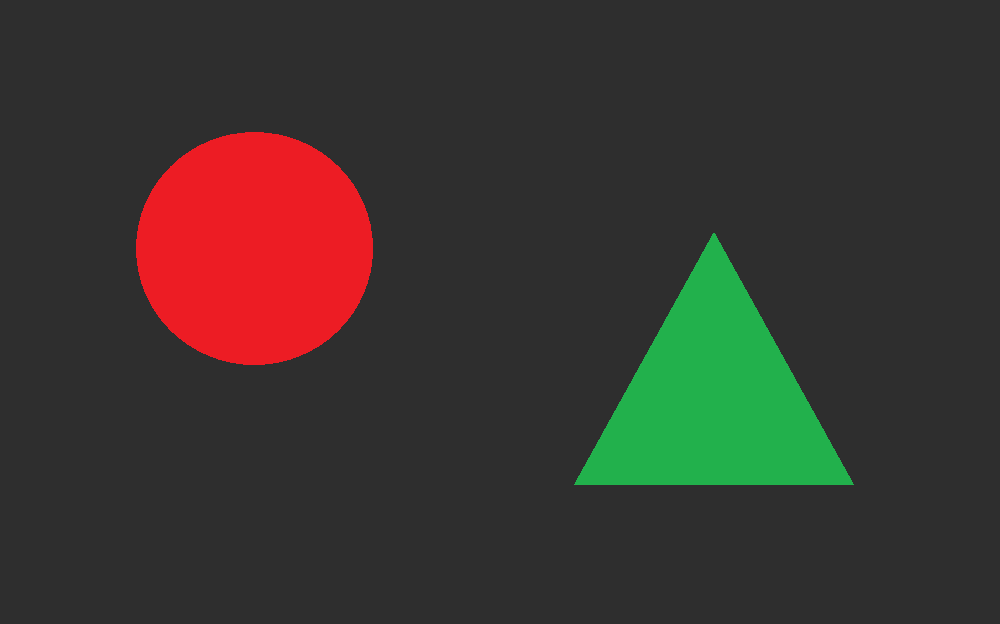
#> input picture 2_clipping.png, 1000 x 624 px
$ python 2_clipping.py
#> lines starting #> are read from the running program, lines starting #| are printed output that depends on the picture; after the words box and inside, x2 and y2 are one past the last pixel; in counts of white or black regions, pixels touching at a corner belong together
import cv2
import numpy as np
import matplotlib.pyplot as plt
from math import log2, ceil

img = cv2.imread("2_clipping.png", cv2.IMREAD_GRAYSCALE)
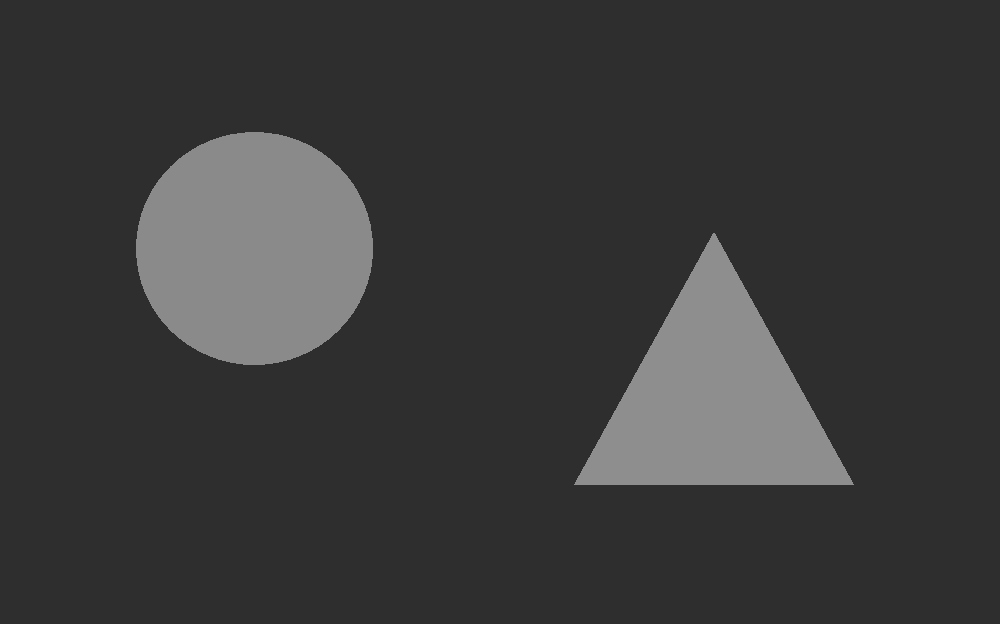
#> img: shape (624, 1000); min 46, max 142, mean 57.9
plt.subplot(1, 2, 1), plt.title("Original")
plt.imshow(img, cmap="gray", vmin=0, vmax=255)

_max = int(img.max())
k = ceil(log2(_max + 1))
#> k = 8
L = int(2 ** k)
#> L = 256

# unique_pixel = np.unique(img)
# print(unique_pixel)

r1 = 135
r2 = 140
for i in range(len(img)):
    for j in range(len(img[0])):

        if(img[i][j] > r1 and img[i][j] < r2):
            img[i][j] = L - 1
        else:
            img[i][j] = 0
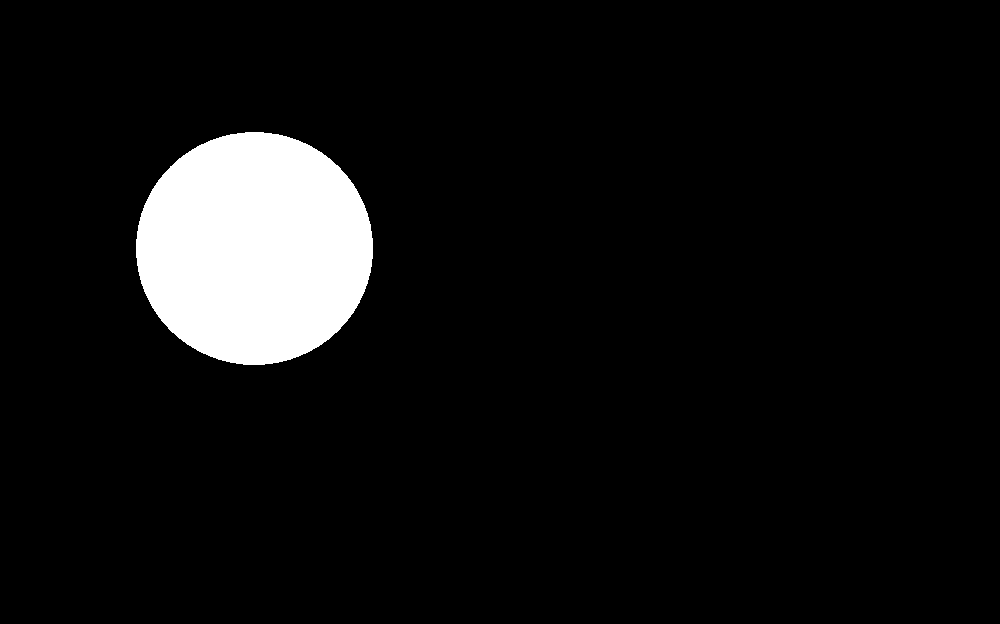
#> img: shape (624, 1000); 6.9% white; 1 white region, box (x1, y1, x2, y2) and area: (136, 132, 373, 365) 43322

plt.subplot(1, 2, 2), plt.title("Threshold")
plt.imshow(img, cmap="gray", vmin=0, vmax=255)

plt.show()
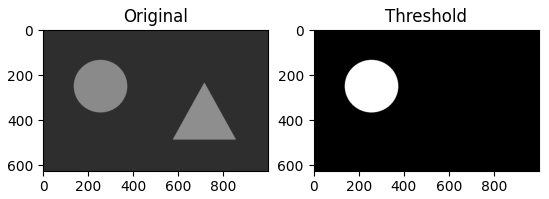
#> figure drawn by matplotlib, 2 panels

$ run again, with 1_threashold.png copied over 2_clipping.png
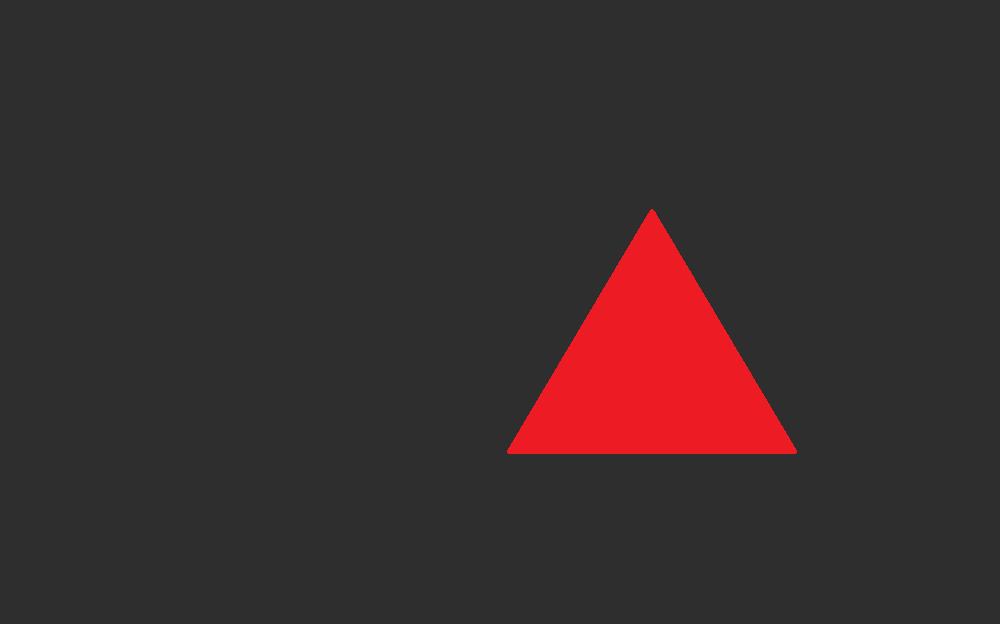
#> input picture 1_threashold.png, 1000 x 624 px
#> `img = cv2.imread("2_clipping.png", cv2.IMREAD_GRAYSCALE)`:
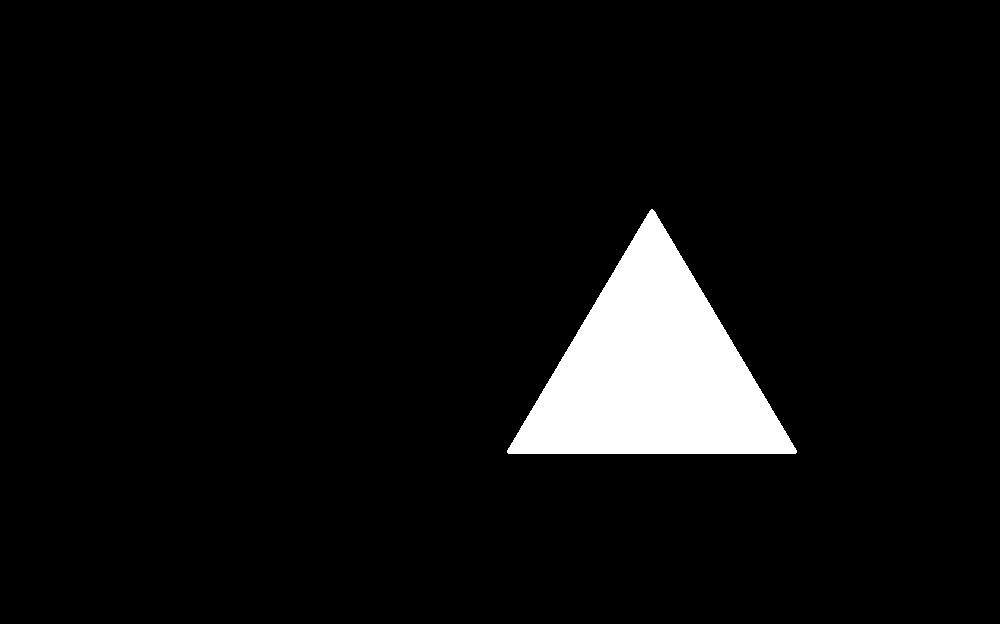
#> img: shape (624, 1000); values 46 (black) and 138 (white), 5.8% white; 1 white region, box (x1, y1, x2, y2) and area: (507, 209, 797, 454) 36319
#> k = 8
#> L = 256
#> `plt.show()`:
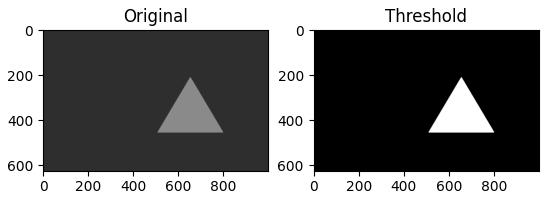
#> figure drawn by matplotlib, 2 panels
